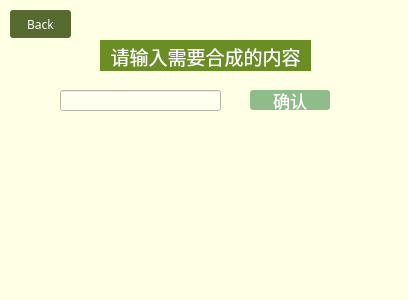
<?xml version="1.0" encoding="UTF-8"?>
<ui version="4.0">
 <class>service_1_E</class>
 <widget class="QWidget" name="service_1_E">
  <property name="geometry">
   <rect>
    <x>0</x>
    <y>0</y>
    <width>408</width>
    <height>300</height>
   </rect>
  </property>
  <property name="palette">
   <palette>
    <active>
     <colorrole role="Base">
      <brush brushstyle="SolidPattern">
       <color alpha="255">
        <red>255</red>
        <green>255</green>
        <blue>255</blue>
       </color>
      </brush>
     </colorrole>
     <colorrole role="Window">
      <brush brushstyle="SolidPattern">
       <color alpha="255">
        <red>255</red>
        <green>255</green>
        <blue>230</blue>
       </color>
      </brush>
     </colorrole>
    </active>
    <inactive>
     <colorrole role="Base">
      <brush brushstyle="SolidPattern">
       <color alpha="255">
        <red>255</red>
        <green>255</green>
        <blue>255</blue>
       </color>
      </brush>
     </colorrole>
     <colorrole role="Window">
      <brush brushstyle="SolidPattern">
       <color alpha="255">
        <red>255</red>
        <green>255</green>
        <blue>230</blue>
       </color>
      </brush>
     </colorrole>
    </inactive>
    <disabled>
     <colorrole role="Base">
      <brush brushstyle="SolidPattern">
       <color alpha="255">
        <red>255</red>
        <green>255</green>
        <blue>230</blue>
       </color>
      </brush>
     </colorrole>
     <colorrole role="Window">
      <brush brushstyle="SolidPattern">
       <color alpha="255">
        <red>255</red>
        <green>255</green>
        <blue>230</blue>
       </color>
      </brush>
     </colorrole>
    </disabled>
   </palette>
  </property>
  <property name="windowTitle">
   <string>语音合成_英语</string>
  </property>
  <widget class="QLineEdit" name="input_E">
   <property name="geometry">
    <rect>
     <x>60</x>
     <y>90</y>
     <width>161</width>
     <height>21</height>
    </rect>
   </property>
   <property name="palette">
    <palette>
     <active>
      <colorrole role="Base">
       <brush brushstyle="SolidPattern">
        <color alpha="255">
         <red>255</red>
         <green>255</green>
         <blue>240</blue>
        </color>
       </brush>
      </colorrole>
     </active>
     <inactive>
      <colorrole role="Base">
       <brush brushstyle="SolidPattern">
        <color alpha="255">
         <red>255</red>
         <green>255</green>
         <blue>240</blue>
        </color>
       </brush>
      </colorrole>
     </inactive>
     <disabled>
      <colorrole role="Base">
       <brush brushstyle="SolidPattern">
        <color alpha="255">
         <red>255</red>
         <green>255</green>
         <blue>230</blue>
        </color>
       </brush>
      </colorrole>
     </disabled>
    </palette>
   </property>
  </widget>
  <widget class="QTextBrowser" name="textBrowser">
   <property name="geometry">
    <rect>
     <x>100</x>
     <y>40</y>
     <width>211</width>
     <height>31</height>
    </rect>
   </property>
   <property name="palette">
    <palette>
     <active>
      <colorrole role="Base">
       <brush brushstyle="SolidPattern">
        <color alpha="255">
         <red>107</red>
         <green>142</green>
         <blue>35</blue>
        </color>
       </brush>
      </colorrole>
     </active>
     <inactive>
      <colorrole role="Base">
       <brush brushstyle="SolidPattern">
        <color alpha="255">
         <red>107</red>
         <green>142</green>
         <blue>35</blue>
        </color>
       </brush>
      </colorrole>
     </inactive>
     <disabled>
      <colorrole role="Base">
       <brush brushstyle="SolidPattern">
        <color alpha="255">
         <red>240</red>
         <green>240</green>
         <blue>240</blue>
        </color>
       </brush>
      </colorrole>
     </disabled>
    </palette>
   </property>
   <property name="font">
    <font>
     <family>方正姚体</family>
     <pointsize>14</pointsize>
    </font>
   </property>
   <property name="styleSheet">
    <string notr="true">border-width:0;
border-style:outset;</string>
   </property>
   <property name="frameShadow">
    <enum>QFrame::Plain</enum>
   </property>
   <property name="lineWidth">
    <number>1</number>
   </property>
   <property name="verticalScrollBarPolicy">
    <enum>Qt::ScrollBarAlwaysOff</enum>
   </property>
   <property name="horizontalScrollBarPolicy">
    <enum>Qt::ScrollBarAlwaysOff</enum>
   </property>
   <property name="sizeAdjustPolicy">
    <enum>QAbstractScrollArea::AdjustToContents</enum>
   </property>
   <property name="html">
    <string>&lt;!DOCTYPE HTML PUBLIC &quot;-//W3C//DTD HTML 4.0//EN&quot; &quot;http://www.w3.org/TR/REC-html40/strict.dtd&quot;&gt;
&lt;html&gt;&lt;head&gt;&lt;meta name=&quot;qrichtext&quot; content=&quot;1&quot; /&gt;&lt;style type=&quot;text/css&quot;&gt;
p, li { white-space: pre-wrap; }
&lt;/style&gt;&lt;/head&gt;&lt;body style=&quot; font-family:'方正姚体'; font-size:14pt; font-weight:400; font-style:normal;&quot;&gt;
&lt;p align=&quot;center&quot; style=&quot; margin-top:12px; margin-bottom:12px; margin-left:0px; margin-right:0px; -qt-block-indent:0; text-indent:0px;&quot;&gt;&lt;span style=&quot; color:#ffffff;&quot;&gt;请输入需要合成的内容&lt;/span&gt;&lt;/p&gt;&lt;/body&gt;&lt;/html&gt;</string>
   </property>
  </widget>
  <widget class="QPushButton" name="input_OK">
   <property name="geometry">
    <rect>
     <x>250</x>
     <y>90</y>
     <width>80</width>
     <height>20</height>
    </rect>
   </property>
   <property name="font">
    <font>
     <family>华文行楷</family>
     <pointsize>13</pointsize>
    </font>
   </property>
   <property name="styleSheet">
    <string notr="true">QPushButton { background-color: rgb(143, 188, 139); border-radius: 3px; color: rgb(255, 255, 255); } QPushButton:hover { background-color: rgb(42, 53, 23); }</string>
   </property>
   <property name="text">
    <string>确认</string>
   </property>
  </widget>
  <widget class="QPushButton" name="Back">
   <property name="geometry">
    <rect>
     <x>10</x>
     <y>10</y>
     <width>61</width>
     <height>28</height>
    </rect>
   </property>
   <property name="font">
    <font>
     <family>Impact</family>
    </font>
   </property>
   <property name="styleSheet">
    <string notr="true">QPushButton { background-color: rgb(85, 107, 47); border-radius: 3px; color: rgb(255, 255, 255); } QPushButton:hover { background-color: rgb(42, 53, 23); }</string>
   </property>
   <property name="text">
    <string>Back</string>
   </property>
  </widget>
 </widget>
 <resources/>
 <connections/>
</ui>
